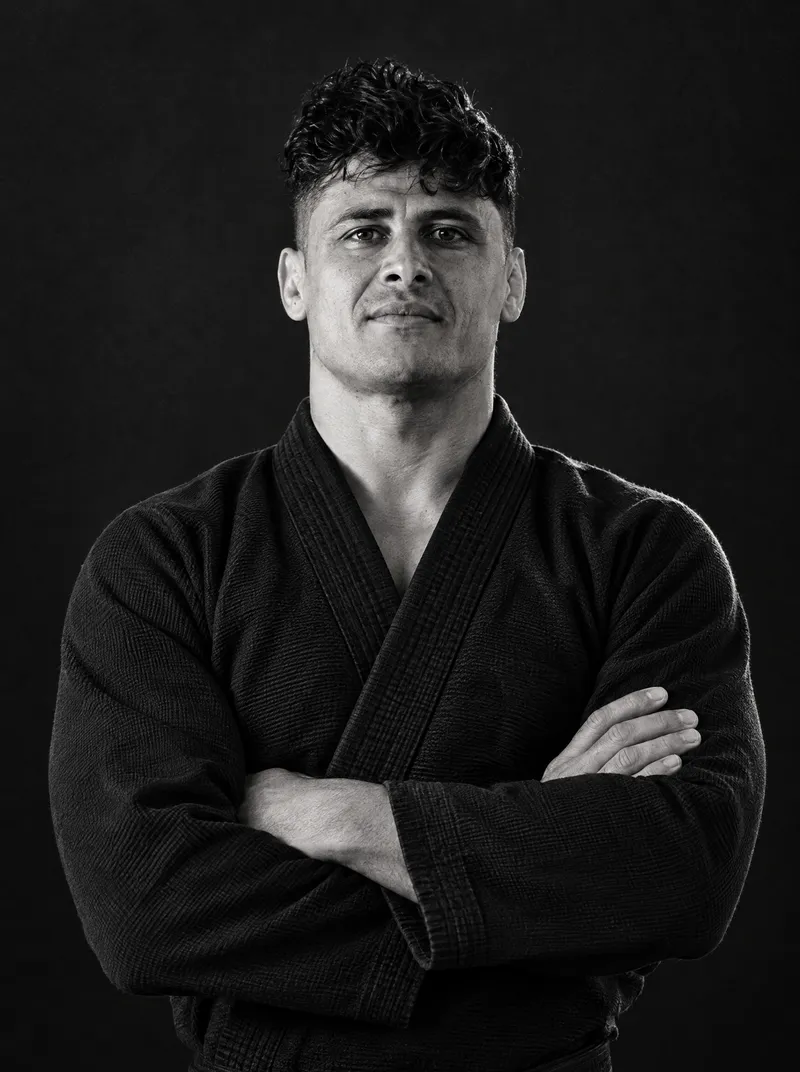
#> input picture _astro/adriano.CMt_E3Cb_2eTz7f.webp, 800 x 1072 px, given in place of hero-landscape.png, which was not available
$ python make-share-image.py
#> lines starting #> are read from the running program, lines starting #| are printed output that depends on the picture
#!/usr/bin/env python3
"""Compone la imagen para compartir el enlace (Open Graph): 1200×630 a 2x.

Parte del hero, oscurece la izquierda y pone el logo, el titular y los datos
con las fuentes de la web. Las fuentes salen de la compilación, así que antes
hay que ejecutar `npm run build`.

Uso: python3 tools/make-share-image.py
Salida: src/assets/images/social/share.webp (Astro la sirve en JPG a 1200×630)
"""
import io
import re
from pathlib import Path

from fontTools.ttLib import TTFont
from PIL import Image, ImageDraw, ImageFont

ROOT = Path(__file__).resolve().parent.parent
HERO = ROOT / "src/assets/images/hero/hero-landscape.png"
OUTPUT = ROOT / "src/assets/images/social/share.webp"
FONTS = ROOT / "dist/_astro/fonts"

SCALE = 2
WIDTH, HEIGHT = 1200 * SCALE, 630 * SCALE
PAD = 64 * SCALE

TATAMI = (15, 16, 10)
WALL = (239, 235, 223)
WALL_DIM = (175, 171, 157)
GREEN = (171, 214, 77)
ORANGE = (243, 130, 29)

# The alien mark, as drawn in src/components/brand/AlienMark.astro (viewBox 100×113.8).
MARK_HEAD = "M50 110.7C18.3 92.4 3.1 66.1 3.1 47.3 3.1 13.8 32.1 3.1 50 3.1s46.9 10.7 46.9 44.2c0 18.8-15.2 45.1-46.9 63.4Z"
MARK_EYES = (
    "M12.1 44.6c30.1 0 33.7 22.8 33.7 30.6-23.5 0-33.7-16-33.7-30.6Z",
    "M87.9 44.6c-30.1 0-33.7 22.8-33.7 30.6 23.5 0 33.7-16 33.7-30.6Z",
)


def font_by_family(family: str, weight: int, size: int) -> ImageFont.FreeTypeFont:
    """Finds the built woff2 of `family` and sets its weight axis."""
    for path in FONTS.glob("*.woff2"):
        if " " in path.stem:  # stray copies such as "abc 2.woff2"
            continue
        font = TTFont(path)
        if font["name"].getDebugName(1).startswith(family):
            font.flavor = None
            buffer = io.BytesIO()
            font.save(buffer)
            buffer.seek(0)
            result = ImageFont.truetype(buffer, size)
            result.set_variation_by_axes([weight])
            return result
    raise SystemExit(f"No encuentro {family} en {FONTS}: ejecuta antes npm run build")


# [50 lines left out: functions path_points, draw_mark, not called in this run]


def background() -> Image.Image:
    """The hero, cropped to cover the card, with the left side darkened for the text."""
    hero = Image.open(HERO).convert("RGB")
#> hero is the input picture: PIL image 800x1072 RGB; mean R, G, B 30.5, 30.1, 29.9
    scale = max(WIDTH / hero.width, HEIGHT / hero.height)
#> scale = 3
    hero = hero.resize((round(hero.width * scale), round(hero.height * scale)), Image.LANCZOS)
#> hero: PIL image 2400x3216 RGB
    top = round((hero.height - HEIGHT) * 0.35)
#> top = 685
    left = hero.width - WIDTH
#> left = 0
    image = hero.crop((left, top, left + WIDTH, top + HEIGHT))
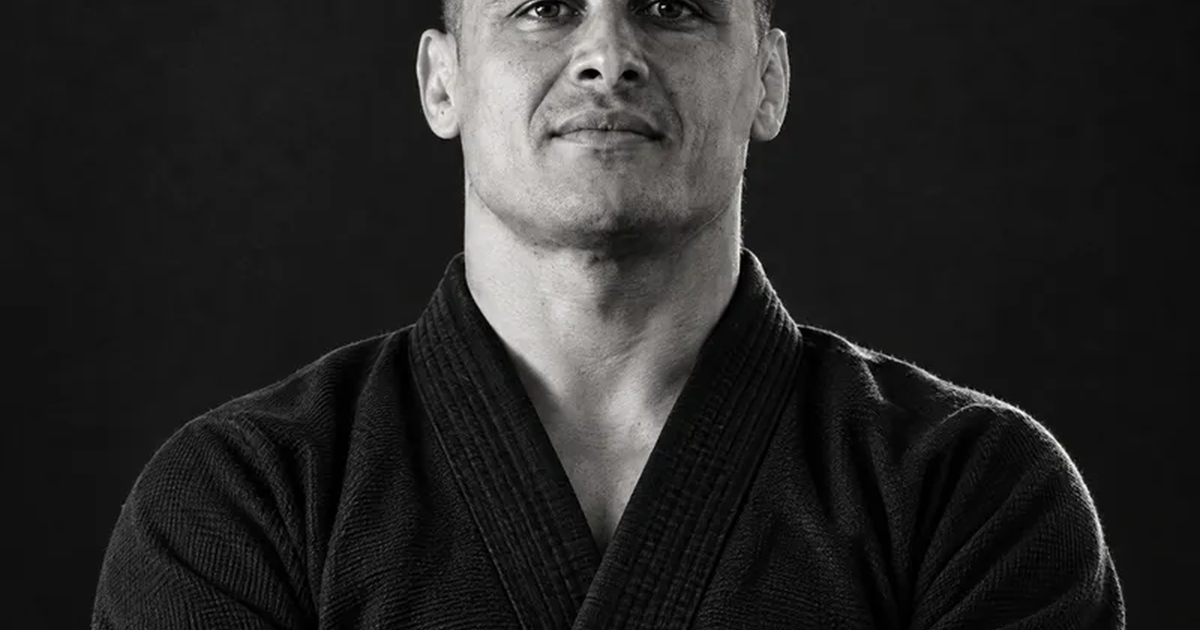
#> image: PIL image 2400x1260 RGB (shown at 1/2 size); mean R, G, B 39.2, 38.6, 38.2

    shade = Image.new("L", (WIDTH, 1))
    for x in range(WIDTH):
        t = x / WIDTH
        shade.putpixel((x, 0), round(255 * max(0.0, min(1.0, 0.92 - 1.5 * max(0.0, t - 0.18)))))
    wash = Image.new("RGB", (WIDTH, HEIGHT), TATAMI)
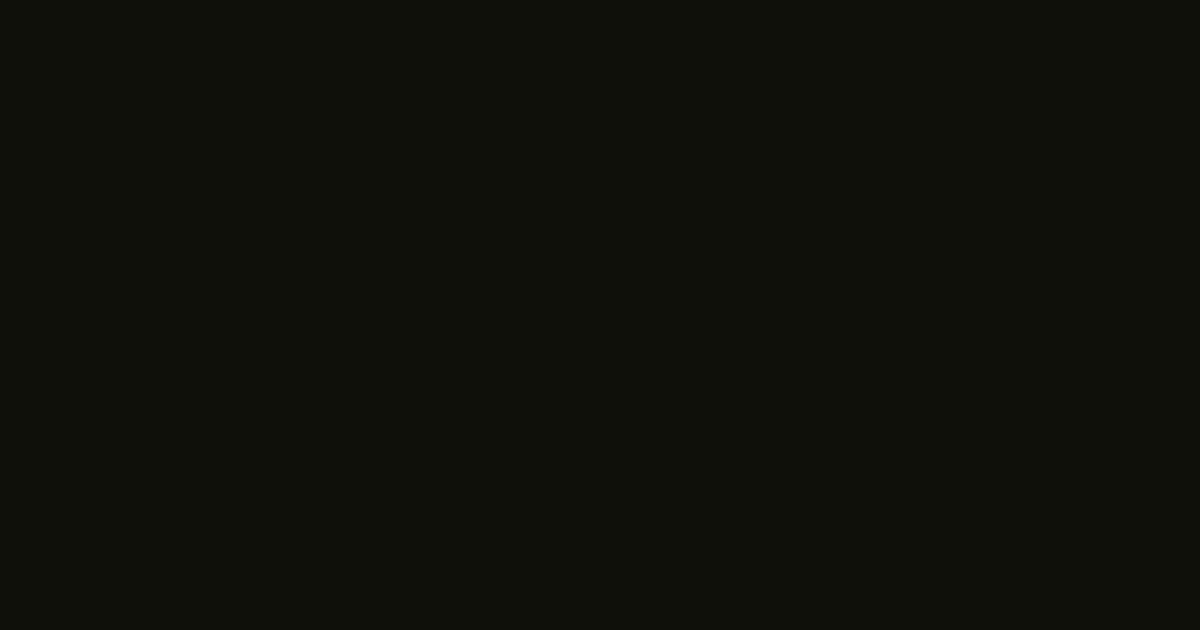
#> wash: PIL image 2400x1260 RGB (shown at 1/2 size); mean R, G, B 15, 16, 10
    return Image.composite(wash, image, shade.resize((WIDTH, HEIGHT)))
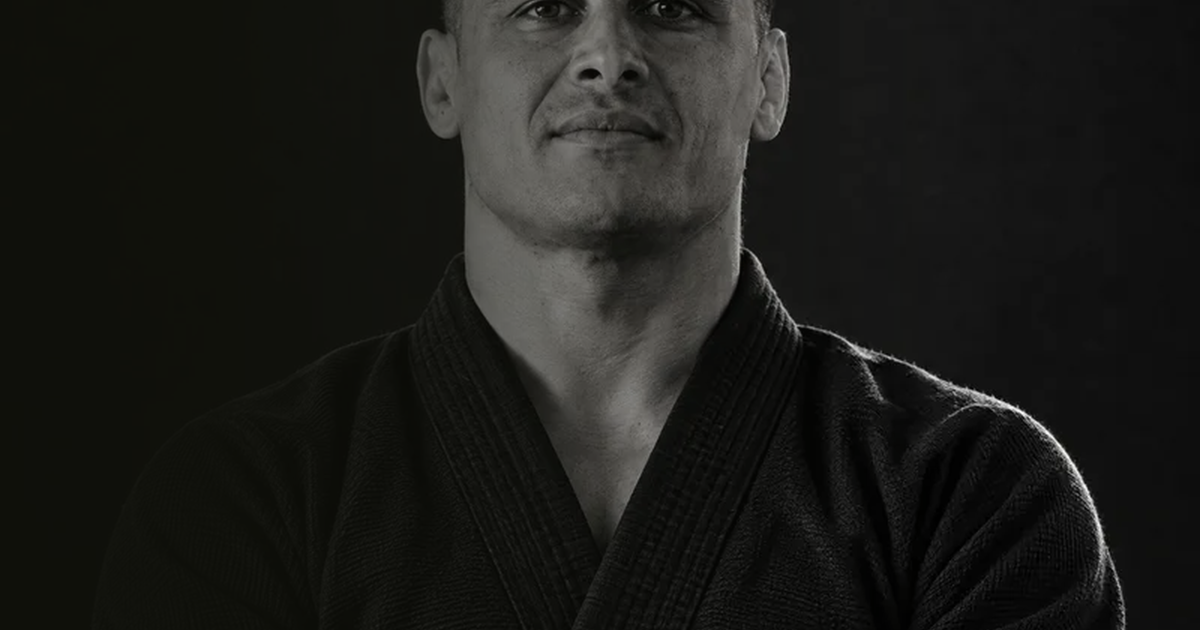
#> returned value: PIL image 2400x1260 RGB (shown at 1/2 size); mean R, G, B 27.6, 27.7, 24.8


def main() -> None:
    image = background()
    draw = ImageDraw.Draw(image)
    display = lambda size: font_by_family("Big Shoulders", 900, size)

    # Wordmark: ALIEN [mark] THAI
    wordmark = display(44 * SCALE)
    x, y = PAD, PAD
    draw.text((x, y), "ALIEN", font=wordmark, fill=WALL)
    x += draw.textlength("ALIEN", font=wordmark) + 10 * SCALE
    x += draw_mark(draw, x, y + 6 * SCALE, 36 * SCALE) + 10 * SCALE
    draw.text((x, y), "THAI", font=wordmark, fill=WALL)

    # Headline, with the hero's orange full stop.
    heading = display(150 * SCALE)
    line_height = 128 * SCALE
    y = 196 * SCALE
    draw.text((PAD, y), "UN MUNDO", font=heading, fill=WALL)
    draw.text((PAD, y + line_height), "APARTE", font=heading, fill=WALL)
    stop_x = PAD + draw.textlength("APARTE", font=heading)
    draw.text((stop_x, y + line_height), ".", font=heading, fill=ORANGE)

    lede = font_by_family("Hanken Grotesk", 600, 34 * SCALE)
    draw.text((PAD, 492 * SCALE), "Muay Thai en Tegueste, Tenerife", font=lede, fill=WALL)

    mono = font_by_family("JetBrains Mono", 500, 19 * SCALE)
    draw.text((PAD, HEIGHT - PAD - 18 * SCALE), "CAMINO VIEJO 56  ·  @ALIENTHAI_", font=mono, fill=GREEN)

    OUTPUT.parent.mkdir(parents=True, exist_ok=True)
    image.save(OUTPUT, quality=90, method=6)
    print(f"✓ {OUTPUT.relative_to(ROOT)} ({OUTPUT.stat().st_size // 1024} KB)")


if __name__ == "__main__":
#> (the run stopped early here; a loop or call above may not have finished)
